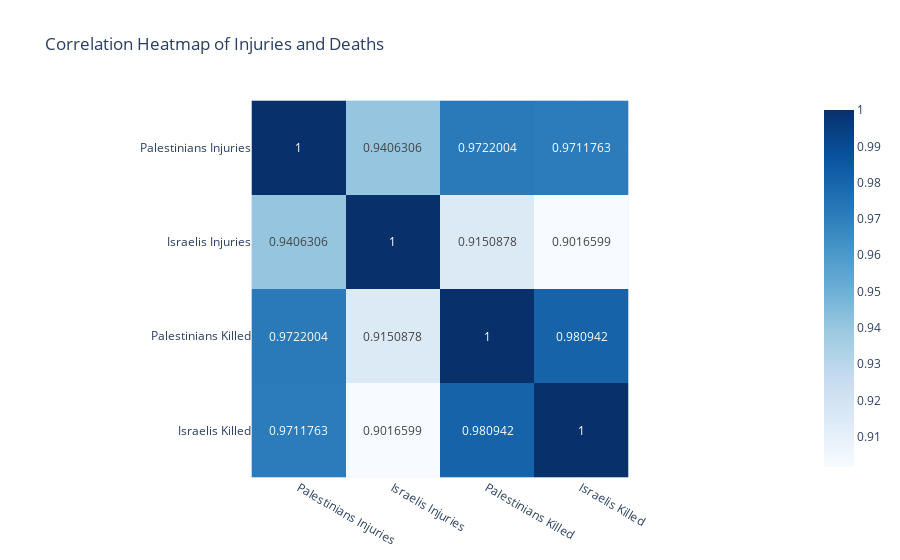

The notebook cell this image was saved under:
### Markdown cell above
## Interactive Correlation Heatmap

This **correlation heatmap** provides an overview of how the various variables—**Palestinians Injuries**, **Israelis Injuries**, **Palestinians Killed**, and **Israelis Killed**—are correlated with one another. It allows us to quickly identify strong positive or negative relationships between the variables.

A darker shade indicates a stronger correlation, while lighter shades represent weaker correlations.

### Code cell
# Correlation matrix heatmap
corr_matrix = df[['Palestinians Injuries', 'Israelis Injuries', 'Palestinians Killed', 'Israelis Killed']].corr()

# Creating the heatmap
fig = px.imshow(corr_matrix, text_auto=True, color_continuous_scale='Blues', 
                title="Correlation Heatmap of Injuries and Deaths")

# Show the plot
fig.show()

### Figure 1 — Plotly figure (JSON) as saved in the notebook; plotly's stock layout.template omitted (floating-point values rounded to 4 significant figures)
{"data": [{"coloraxis": "coloraxis", "hovertemplate": "x: %{x}<br>y: %{y}<br>color: %{z}<extra></extra>", "name": "0", "texttemplate": "%{z}", "type": "heatmap", "x": ["Palestinians Injuries", "Israelis Injuries", "Palestinians Killed", "Israelis Killed"], "xaxis": "x", "y": ["Palestinians Injuries", "Israelis Injuries", "Palestinians Killed", "Israelis Killed"], "yaxis": "y", "z": [[1, 0.9406, 0.9722, 0.9712], [0.9406, 1, 0.9151, 0.9017], [0.9722, 0.9151, 1, 0.9809], [0.9712, 0.9017, 0.9809, 1]]}], "layout": {"coloraxis": {"colorscale": [[0, "rgb(247,251,255)"], [0.125, "rgb(222,235,247)"], [0.25, "rgb(198,219,239)"], [0.375, "rgb(158,202,225)"], [0.5, "rgb(107,174,214)"], [0.625, "rgb(66,146,198)"], [0.75, "rgb(33,113,181)"], [0.875, "rgb(8,81,156)"], [1, "rgb(8,48,107)"]]}, "title": {"text": "Correlation Heatmap of Injuries and Deaths"}, "xaxis": {"anchor": "y", "constrain": "domain", "domain": [0, 1], "scaleanchor": "y"}, "yaxis": {"anchor": "x", "autorange": "reversed", "constrain": "domain", "domain": [0, 1]}}}
